Frame 1 (no input): blank canvas, image omitted
Frame 60 (no input): blank canvas, image omitted
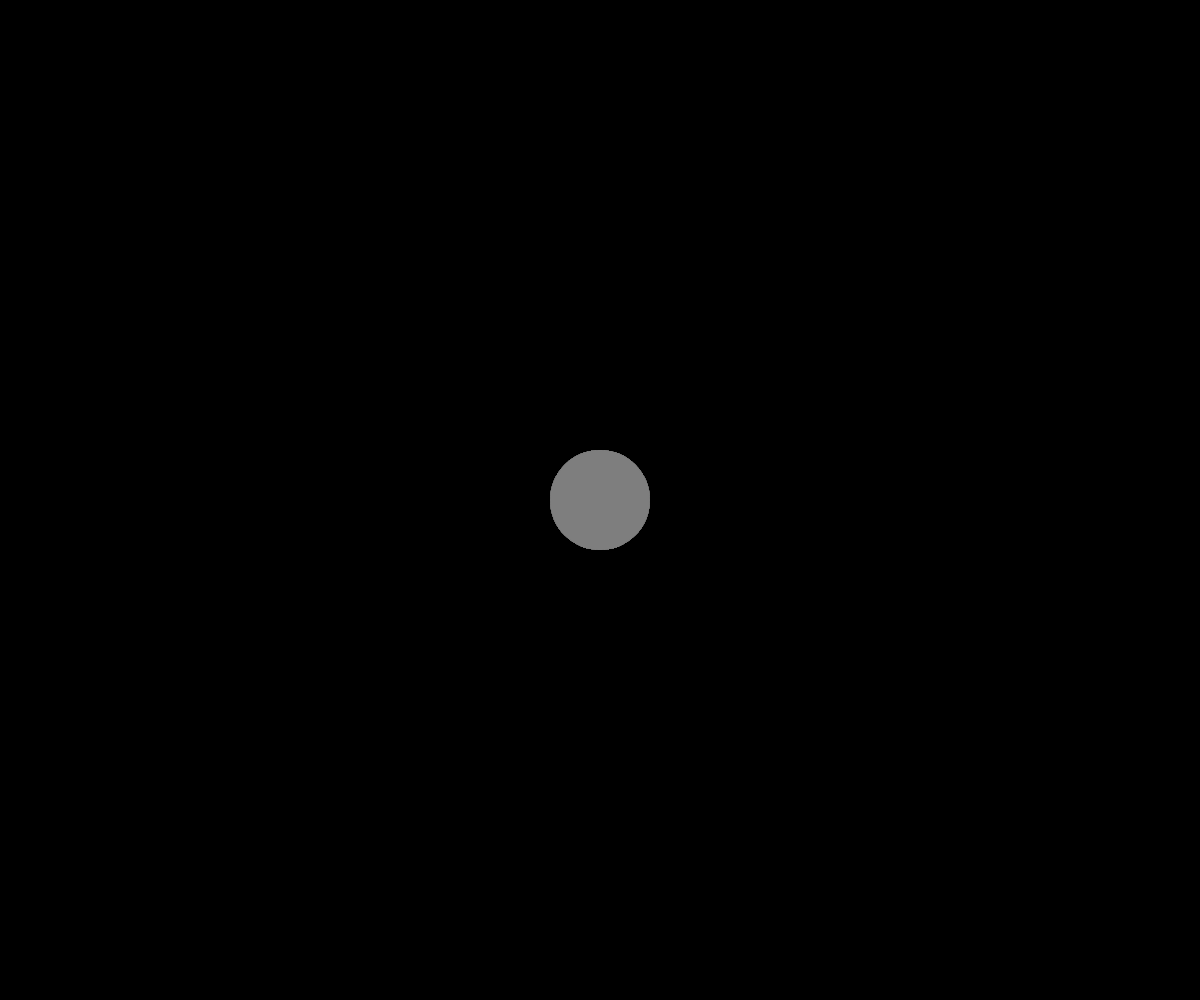
Frame 120 (the mouse pressed at the canvas centre since frame 60)

The p5.js sketch whose frames 1 and 60 were blank and that drew this single picture after the mouse press (run headless with seeded random() and noise() and a simulated clock; from frame 60 on, the mouse is pressed at the canvas centre):

// p5.js sketch
// ── sketch.js
function setup() {
	createCanvas(windowWidth, windowHeight);
	background(0);
}

let r, g, b;

function draw() {
	r = map(mouseX, 0, windowWidth, 0, 255) % 255;
	g = map(mouseY, 0, windowHeight, 0, 255) % 255;
	b = map(mouseX, 0, windowWidth, 255, 0) % 255;

	noStroke();
	fill(r, g, b, 50);
	circle(mouseX, mouseY, 100);
}
